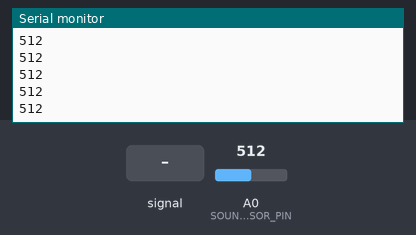
A sketch run on a simulated Arduino Uno, built with avr-gcc and run on an emulated ATmega328P. On the bench: the last lines printed to the serial monitor. The test bench sets the inputs (shaded band); at power-on: A0 (SOUND_SENSOR_PIN) = 512.

Above: at 1.2 s.
1.3 s: A0 (SOUND_SENSOR_PIN) fed a 200 Hz sine of ±81 counts around its level
At 1.8 s:
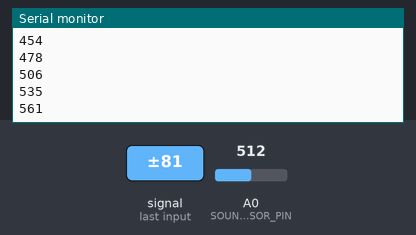
2.8 s: A0 (SOUND_SENSOR_PIN) set to 716
At 3.3 s:
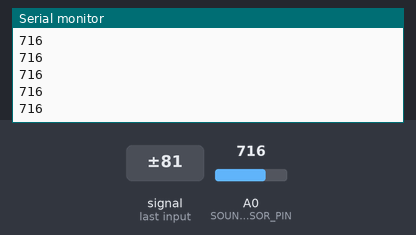
4.3 s: A0 (SOUND_SENSOR_PIN) fed a 1000 Hz sine of ±255 counts around its level
At 4.8 s:
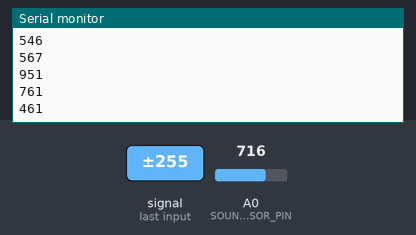
5.8 s: A0 (SOUND_SENSOR_PIN) set to 900
At 6.3 s:
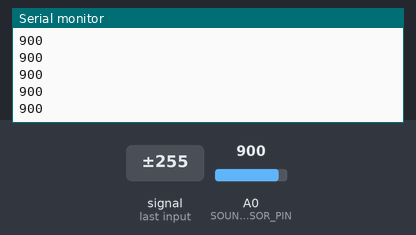
Timing chart, 0 to 8.3 s (numbered marks = the images above; inputs shaded):
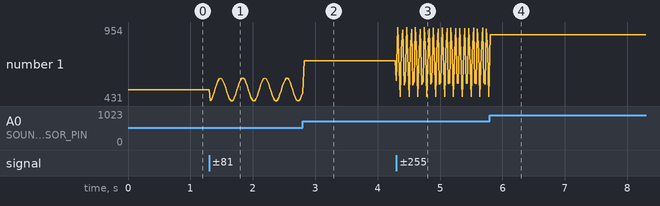

Measured:
- after the input at 1.3 s, the serial monitor: prints a new line at once (image 1)
- after the input at 4.3 s, the serial monitor: prints a new line at once (image 3)
- plotted number 1: 512 → 490 after the input at 1.3 s, 716 → 461 after the input at 4.3 s

The sketch:

arduino_sound.ino
```cpp
const int SOUND_SENSOR_PIN = A0;
int sensorValue;

void setup() {
  Serial.begin(9600);
  pinMode(SOUND_SENSOR_PIN, INPUT);
}

void loop() {
  sensorValue = analogRead(SOUND_SENSOR_PIN);
  Serial.println(sensorValue);
  delay(20);
}
```
